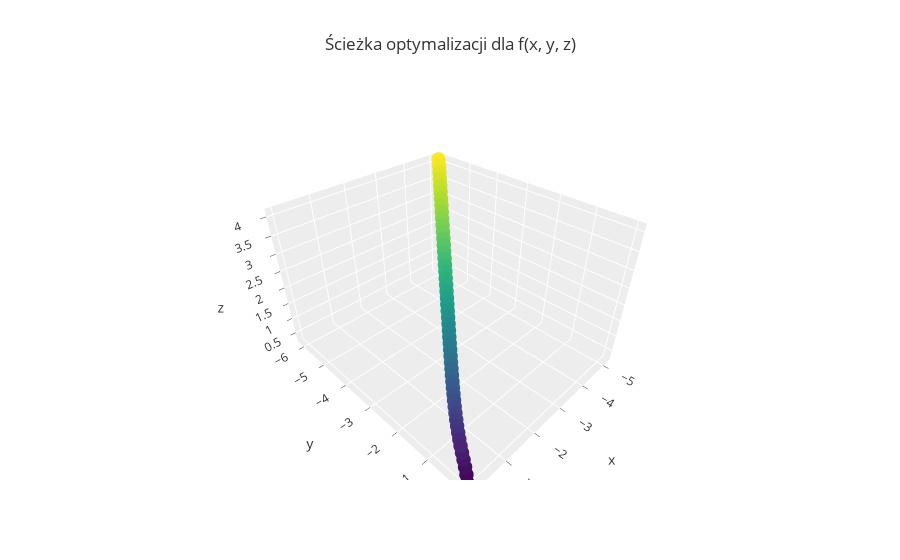

The notebook cell saved with this chart:
### Code cell
# Wizualizacja ścieżki optymalizacji
trajectory = np.array(trajectory)

fig = go.Figure()

fig.add_trace(go.Scatter3d(
    x=trajectory[:, 0],
    y=trajectory[:, 1],
    z=trajectory[:, 2],
    mode='markers+lines',
    marker=dict(size=5, color=np.arange(len(trajectory)), colorscale='Viridis'),
    line=dict(color='blue', width=2),
    name="Ścieżka optymalizacji"
))

fig.update_layout(
    title="Ścieżka optymalizacji dla f(x, y, z)",
    scene=dict(
        xaxis_title="x",
        yaxis_title="y",
        zaxis_title="z"
    ),
    template="ggplot2"
)
fig.show()

### Figure 1 — Plotly figure (JSON) as saved in the notebook; plotly's stock layout.template omitted (floating-point values rounded to 4 significant figures)
{"data": [{"line": {"color": "blue", "width": 2}, "marker": {"color": [0, 1, 2, 3, 4, 5, 6, 7, 8, 9, 10, 11, 12, 13, 14, 15, 16, 17, 18, 19, 20, 21, 22, 23, 24, 25, 26, 27, 28, 29, 30, 31, 32, 33, 34, 35, 36, 37, 38, 39, 40, 41, 42, 43, 44, 45, 46, 47, 48, 49], "colorscale": [[0, "#440154"], [0.1111, "#482878"], [0.2222, "#3e4989"], [0.3333, "#31688e"], [0.4444, "#26828e"], [0.5556, "#1f9e89"], [0.6667, "#35b779"], [0.7778, "#6ece58"], [0.8889, "#b5de2b"], [1, "#fde725"]], "size": 5}, "mode": "markers+lines", "name": "Ścieżka optymalizacji", "type": "scatter3d", "x": [0, 0, -0.006, -0.0204, -0.04374, -0.07566, -0.1154, -0.1622, -0.2151, -0.2734, -0.3365, -0.4039, -0.4751, -0.5499, -0.6278, -0.7087, -0.7925, -0.879, -0.9682, -1.06, -1.154, -1.251, -1.35, -1.452, -1.557, -1.664, -1.774, -1.886, -2.001, -2.119, -2.24, -2.363, -2.49, -2.619, -2.752, -2.887, -3.026, -3.169, -3.314, -3.463, -3.616, -3.772, -3.932, -4.095, -4.263, -4.434, -4.61, -4.789, -4.973, -5.162], "y": [0, -0.03, -0.078, -0.1371, -0.2033, -0.2745, -0.3492, -0.4267, -0.5068, -0.589, -0.6735, -0.76, -0.8487, -0.9395, -1.032, -1.128, -1.225, -1.325, -1.427, -1.531, -1.638, -1.748, -1.86, -1.975, -2.092, -2.212, -2.335, -2.461, -2.59, -2.722, -2.857, -2.996, -3.137, -3.282, -3.43, -3.582, -3.737, -3.897, -4.059, -4.226, -4.397, -4.571, -4.75, -4.933, -5.12, -5.312, -5.508, -5.709, -5.914, -6.125], "z": [0.3, 0.54, 0.735, 0.8958, 1.03, 1.145, 1.243, 1.329, 1.406, 1.476, 1.539, 1.599, 1.655, 1.709, 1.761, 1.812, 1.862, 1.912, 1.962, 2.013, 2.063, 2.114, 2.166, 2.219, 2.273, 2.327, 2.383, 2.44, 2.498, 2.558, 2.618, 2.68, 2.744, 2.809, 2.875, 2.943, 3.013, 3.084, 3.157, 3.231, 3.308, 3.386, 3.466, 3.548, 3.631, 3.717, 3.805, 3.895, 3.987, 4.081]}], "layout": {"scene": {"xaxis": {"title": {"text": "x"}}, "yaxis": {"title": {"text": "y"}}, "zaxis": {"title": {"text": "z"}}}, "title": {"text": "Ścieżka optymalizacji dla f(x, y, z)"}}}
